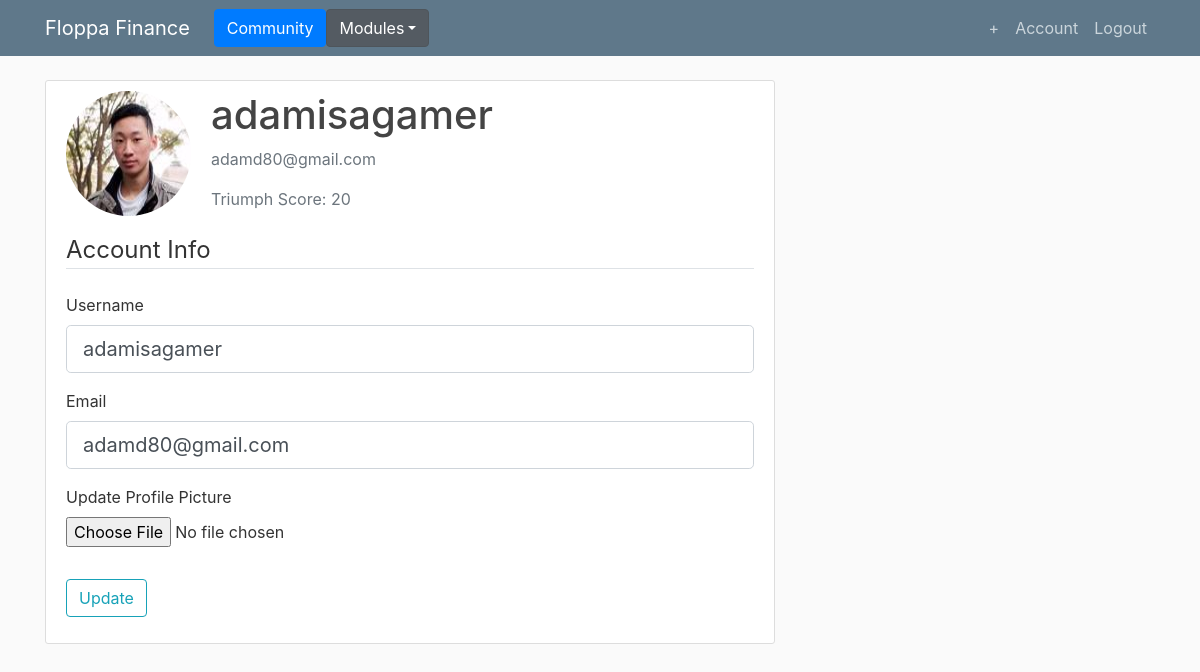
Page /account (signed in) on the committed database.
### flasksite/models.py (models this page shows, shortened)
class User(db.Model, UserMixin):
    id = db.Column(db.Integer, primary_key=True)
    username = db.Column(db.String(20), unique=True, nullable=False)
    email = db.Column(db.String(120), unique=True, nullable=False)
    image_file = db.Column(db.String(20), nullable=False, default='default.jpg')
    password = db.Column(db.String(60), nullable=False)
    posts = db.relationship('Post', backref='author', lazy=True)
    comments = db.relationship('Comment', backref='author', lazy=True)
    score = db.Column(db.Integer, nullable=False)

### flasksite/routes.py (the view)
@app.route("/account", methods=['GET', 'POST'])
@login_required
def account():
    form = UpdateAccountForm()
    if form.validate_on_submit():
        if form.picture.data:
            picture_file = save_picture(form.picture.data)
            current_user.image_file = picture_file
        current_user.username = form.username.data
        current_user.email = form.email.data
        db.session.commit()
        flash('Your account has been updated!', 'success')
        return redirect(url_for('account'))
    elif request.method == 'GET':
        form.username.data = current_user.username
        form.email.data = current_user.email
    image_file = url_for('static', filename='profile_pics/' + current_user.image_file)
    return render_template('account.html', title='Account',
                           image_file=image_file, form=form)

### flasksite/forms.py (shortened to what this page needs)
class UpdateAccountForm(FlaskForm):
    username = StringField('Username',
                           validators=[DataRequired(), Length(min=2, max=20)])
    email = StringField('Email',
                        validators=[DataRequired(), Email()])
    picture = FileField('Update Profile Picture', validators=[FileAllowed(['jpg', 'png'])])
    submit = SubmitField('Update')

### flasksite/models.py (called while the page is built)
@login_manager.user_loader
def load_user(user_id):
    return User.query.get(int(user_id))

### flasksite/templates/account.html (shortened to what this page needs)
{% extends "layout.html" %}
{% block content %}
    <div class="content-section">
      <div class="media">
        <img class="rounded-circle account-img" src="{{ image_file }}">
        <div class="media-body">
          <h2 class="account-heading">{{ current_user.username }}</h2>
          <p class="text-secondary">{{ current_user.email }}</p>
          <p class="text-secondary">Triumph Score: {{ current_user.score }}</p>
        </div>
      </div>
        <form method="POST" action="" enctype="multipart/form-data">
            <fieldset class="form-group">
                <legend class="border-bottom mb-4">Account Info</legend>
                <div class="form-group">
                    {{ form.username.label(class="form-control-label") }}
                    {% if form.username.errors %}
                        {{ form.username(class="form-control form-control-lg is-invalid") }}
                        <div class="invalid-feedback">
                            {% for error in form.username.errors %}
                                <span>{{ error }}</span>
                            {% endfor %}
                        </div>
                    {% else %}
                        {{ form.username(class="form-control form-control-lg") }}
                    {% endif %}
                </div>
                <div class="form-group">
                    {{ form.email.label(class="form-control-label") }}
                    {% if form.email.errors %}
                        {{ form.email(class="form-control form-control-lg is-invalid") }}
                        <div class="invalid-feedback">
                            {% for error in form.email.errors %}
                                <span>{{ error }}</span>
                            {% endfor %}
                        </div>
                    {% else %}
                        {{ form.email(class="form-control form-control-lg") }}
                    {% endif %}
                </div>
                <div class="form-group">
                    {{ form.picture.label() }}
                    {{ form.picture(class="form-control-file") }}
                </div>
            </fieldset>
            <div class="form-group">
                {{ form.submit(class="btn btn-outline-info") }}
            </div>
        </form>
    </div>
{% endblock content %}

### flasksite/static/main.css (style rules this page uses)
body { background: #fafafa; color: #333333; margin-top: 5rem; }
h1, h2, h3, h4, h5, h6 { color: #444444; }
.content-section { background: #ffffff; padding: 10px 20px; border: 1px solid #dddddd; border-radius: 3px; margin-bottom: 20px; }
.account-img { height: 125px; width: 125px; margin-right: 20px; margin-bottom: 16px; }
.account-heading { font-size: 2.5rem; }

### rows in the picture
User: username "adamisagamer", email "adamd80@gmail.com", score "20"
